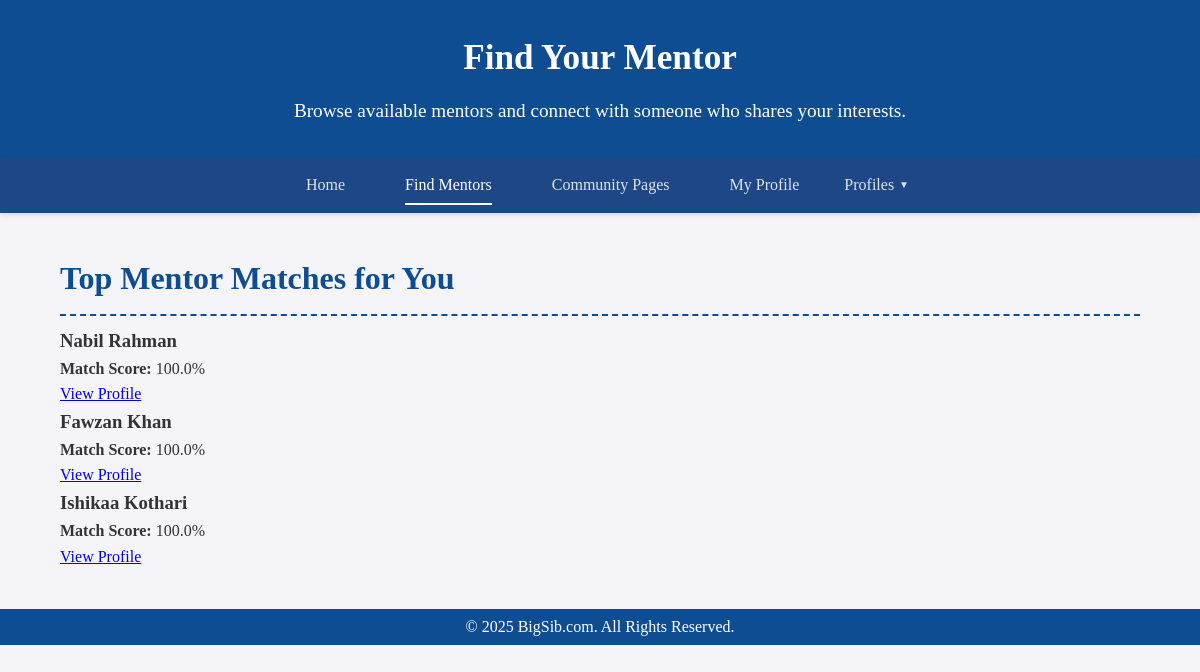
The page /mentors (signed in) on the database as committed earlier.
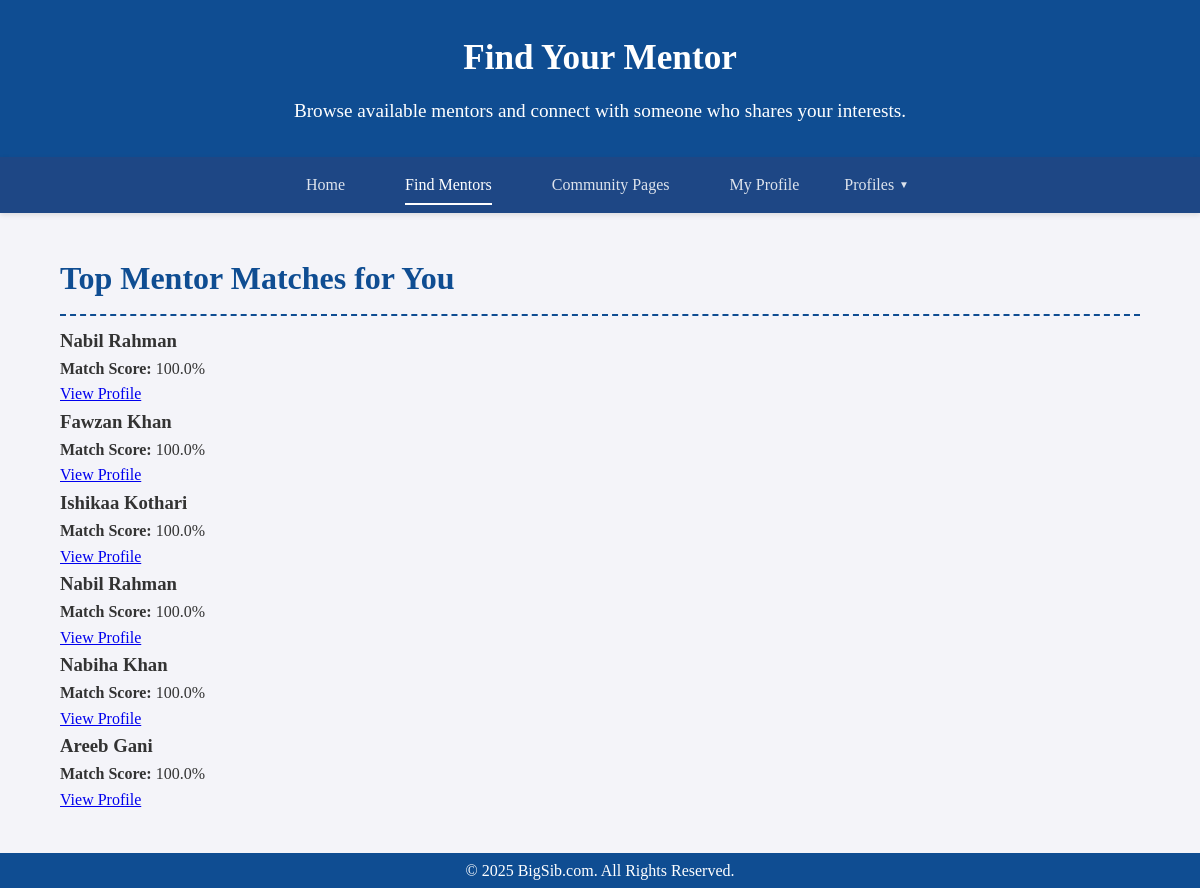
The same page on the database as committed later.
### tables this page shows
CREATE TABLE Users (
    user_id INTEGER PRIMARY KEY AUTOINCREMENT,
    cas_username TEXT,
    hashed_password TEXT NOT NULL,
    name TEXT NOT NULL,
    pronoun TEXT,
    residential_college TEXT,
    college_year TEXT,
    headshot_path TEXT,
    extracurriculars TEXT,
    work_experience TEXT,
    bio TEXT,
    created_at TIMESTAMP DEFAULT CURRENT_TIMESTAMP,
    updated_at TIMESTAMP DEFAULT CURRENT_TIMESTAMP
);

### homeserver.py (the view)
@app.route('/mentors')
@login_required
def mentors():
    user_id = session.get('user_id')
    conn = sqlite3.connect('lux.sqlite')
    conn.row_factory = sqlite3.Row
    cur = conn.cursor()
    cur.execute("SELECT user_id, name FROM Users")
    rows = cur.fetchall()
    conn.close()
    mentors = [{
        'user_id': r['user_id'],
        'name': r['name'],
        'score': 1.0,
        'shared_attributes': []
    } for r in rows]
    return render_template('mentors.html', mentors=mentors, user_id=user_id)

### homeserver.py (called while the page is built)
@app.context_processor
def inject_profile_id():
    return {'user_id': session.get('user_id')}

def login_required(f):
    @wraps(f)
    def wrapped(*args, **kwargs):
        if 'user_id' not in session:
            return redirect(url_for('loginsignup'))
        return f(*args, **kwargs)
    return wrapped

### templates/mentors.html (shortened to what this page needs)
<!DOCTYPE html>
<html lang="en">
<head>
  <link rel="stylesheet" href="{{ url_for('static', filename='styles.css') }}">
</head>
<body>
  <header>
    <h1>Find Your Mentor</h1>
    <p>Browse available mentors and connect with someone who shares your interests.</p>
  </header>
  <nav class="navbar">
    <div class="navbar-container">
      <div class="navbar-links">
        <a href="{{ url_for('home') }}" {% if request.path == url_for('home') %}class="active"{% endif %}>Home</a>
        <a href="{{ url_for('mentors') }}" {% if request.path == url_for('mentors') %}class="active"{% endif %}>Find Mentors</a>
        <a href="{{ url_for('community_bp.list_communities') }}">Community Pages</a>
        {% if session.get('user_id') %}
          <a href="{{ url_for('profile_view', user_id=session.get('user_id')) }}" {% if request.path.startswith('/profile') %}class="active"{% endif %}>My Profile</a>
          <div class="dropdown">
            <span class="dropdown-toggle">Profiles</span>
          </div>
        {% else %}
          <a href="{{ url_for('login') }}">Login</a>
        {% endif %}
      </div>
    </div>
  </nav>
  <div class="container">
    <section class="section">
      <h2>Top Mentor Matches for You</h2>
      {% for mentor in mentors %}
        <div class="mentor-card">
          <h3>{{ mentor.name }}</h3>
          <p><strong>Match Score:</strong> {{ (mentor.score * 100)|round(1) }}%</p>
          <a href="{{ url_for('profile_view', user_id=mentor.user_id) }}">View Profile</a>
        </div>
      {% endfor %}
    </section>
  </div>
  <footer>
    <p>&copy; 2025 BigSib.com. All Rights Reserved.</p>
  </footer>
</body>
</html>

### static/styles.css (style rules this page uses)
* { margin: 0; padding: 0; box-sizing: border-box; }
body { font-family: 'Merriweather', Georgia, serif; background-color: #fff; color: #333; line-height:1.6; }
header { background-color: #0F4d92; color: #fff; padding: 20px; text-align: center; }
header h1 { font-size: 2.0em; margin-bottom: 10px; }
header p { font-size: 1.2em; }
nav { background-color: #0F4D92; display: flex; justify-content: center; padding: 10px 0; }
nav a { color: #fff; text-decoration: none; margin: 0 15px; font-size: 1.1em; transition: color 0.3s ease; }
.container { width: 90%; max-width: 1200px; margin: 40px auto; }
.section { margin-bottom: 40px; }
.section h2 { font-size: 2em; border-bottom: 2px dashed #0F4D92; padding-bottom: 10px; margin-bottom: 10px; color: #0F4D92; }
footer { background-color: #0F4D92; color: #fff; text-align: center; padding: 5px; margin-top: 40px; }
body { font-family: 'Merriweather', Georgia, serif; background-color: #f4f4f9; color: #333; line-height: 1.6; }
header { background-color: #0F4d92; color: #fff; padding: 30px; text-align: center; box-shadow: 0 2px 8px rgba(0, 0, 0, 0.1); }
header h1 { font-size: 2.2em; font-weight: 600; }
.navbar { background-color: #1e4785; padding: 10px 0; box-shadow: 0 2px 5px rgba(0, 0, 0, 0.1); }
.navbar-container { display: flex; justify-content: space-between; align-items: center; max-width: 1200px; margin: 0 auto; padding: 0 20px; }
.navbar-links { display: flex; align-items: center; gap: 30px; }
.navbar-links a { color: rgba(255, 255, 255, 0.85); text-decoration: none; font-size: 16px; font-weight: 500; transition: all 0.2s; padding: 5px 0; position: relative; }
.navbar-links .active { color: white; }
.navbar-links .active::after { content: ''; position: absolute; width: 100%; height: 2px; background: white; bottom: -2px; left: 0; }
.dropdown { position: relative; display: inline-block; }
.dropdown-toggle { color: rgba(255, 255, 255, 0.85); text-decoration: none; font-size: 16px; font-weight: 500; cursor: pointer; display: flex; align-items: center; transition: all 0.2s; }
.dropdown-toggle::after { content: "▼"; display: inline-block; margin-left: 5px; font-size: 10px; transition: transform 0.2s; }

Rows that differ between the two databases and show on the page:
added Users: name "Nabil Rahman", score "100.0"
added Users: name "Nabiha Khan", score "100.0"
added Users: name "Areeb Gani", score "100.0"
